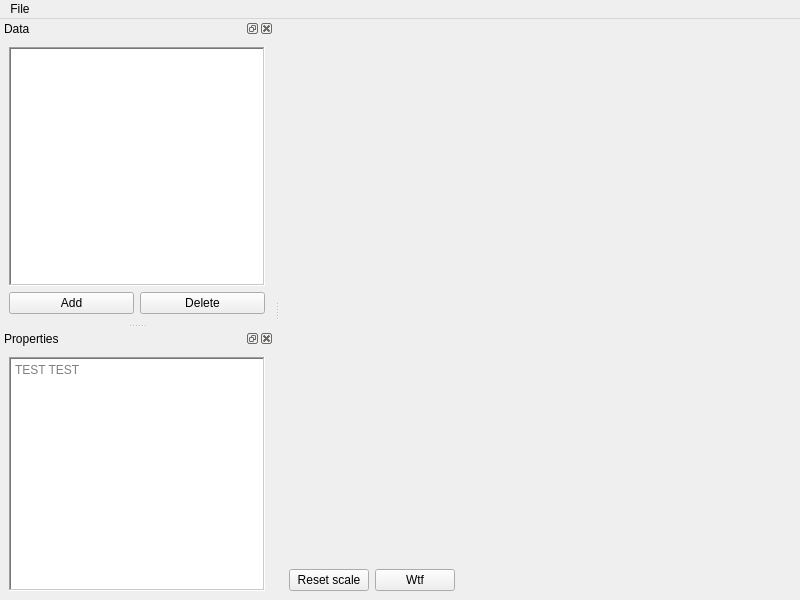
<?xml version="1.0" encoding="UTF-8"?>
<ui version="4.0">
 <class>MainWindow</class>
 <widget class="QMainWindow" name="MainWindow">
  <property name="geometry">
   <rect>
    <x>0</x>
    <y>0</y>
    <width>800</width>
    <height>600</height>
   </rect>
  </property>
  <property name="windowTitle">
   <string>MainWindow</string>
  </property>
  <widget class="QWidget" name="centralwidget">
   <layout class="QVBoxLayout" name="verticalLayout_3">
    <item>
     <widget class="PlotWidget" name="plotWidget" native="true">
      <property name="sizePolicy">
       <sizepolicy hsizetype="Preferred" vsizetype="Expanding">
        <horstretch>0</horstretch>
        <verstretch>0</verstretch>
       </sizepolicy>
      </property>
     </widget>
    </item>
    <item>
     <layout class="QVBoxLayout" name="verticalLayout_2">
      <item>
       <layout class="QHBoxLayout" name="horizontalLayout_2">
        <item>
         <widget class="QPushButton" name="btnPlotControlScaleReset">
          <property name="text">
           <string>Reset scale</string>
          </property>
         </widget>
        </item>
        <item>
         <widget class="QPushButton" name="btnPlotControlWtf">
          <property name="text">
           <string>Wtf</string>
          </property>
         </widget>
        </item>
        <item>
         <spacer name="horizontalSpacer">
          <property name="orientation">
           <enum>Qt::Horizontal</enum>
          </property>
          <property name="sizeHint" stdset="0">
           <size>
            <width>40</width>
            <height>20</height>
           </size>
          </property>
         </spacer>
        </item>
       </layout>
      </item>
     </layout>
    </item>
   </layout>
  </widget>
  <widget class="QMenuBar" name="menubar">
   <property name="geometry">
    <rect>
     <x>0</x>
     <y>0</y>
     <width>800</width>
     <height>26</height>
    </rect>
   </property>
   <widget class="QMenu" name="menuFile">
    <property name="title">
     <string>File</string>
    </property>
    <addaction name="actionNew"/>
    <addaction name="actionOpen"/>
    <addaction name="actionSave"/>
    <addaction name="actionSave_as"/>
    <addaction name="actionExport_plot"/>
   </widget>
   <addaction name="menuFile"/>
  </widget>
  <widget class="QDockWidget" name="dockData">
   <property name="windowTitle">
    <string>Data</string>
   </property>
   <attribute name="dockWidgetArea">
    <number>1</number>
   </attribute>
   <widget class="QWidget" name="dockWidgetContents_2">
    <layout class="QVBoxLayout" name="verticalLayout">
     <item>
      <widget class="QTreeView" name="treeView">
       <property name="frameShape">
        <enum>QFrame::WinPanel</enum>
       </property>
      </widget>
     </item>
     <item>
      <layout class="QHBoxLayout" name="horizontalLayout">
       <item>
        <widget class="QPushButton" name="btnAddPlot">
         <property name="text">
          <string>Add</string>
         </property>
        </widget>
       </item>
       <item>
        <widget class="QPushButton" name="btnDeletePlot">
         <property name="text">
          <string>Delete</string>
         </property>
        </widget>
       </item>
      </layout>
     </item>
    </layout>
   </widget>
  </widget>
  <widget class="QDockWidget" name="dockProperties">
   <property name="windowTitle">
    <string>Properties</string>
   </property>
   <attribute name="dockWidgetArea">
    <number>1</number>
   </attribute>
   <widget class="QWidget" name="dockWidgetContents">
    <layout class="QHBoxLayout" name="horizontalLayout_3">
     <item>
      <widget class="QTextEdit" name="textEdit">
       <property name="frameShape">
        <enum>QFrame::WinPanel</enum>
       </property>
       <property name="placeholderText">
        <string>TEST TEST</string>
       </property>
      </widget>
     </item>
    </layout>
   </widget>
  </widget>
  <action name="actionNew">
   <property name="text">
    <string>New</string>
   </property>
  </action>
  <action name="actionOpen">
   <property name="text">
    <string>Open</string>
   </property>
  </action>
  <action name="actionSave">
   <property name="text">
    <string>Save</string>
   </property>
  </action>
  <action name="actionSave_as">
   <property name="text">
    <string>Save as...</string>
   </property>
  </action>
  <action name="actionExport_plot">
   <property name="text">
    <string>Export plot...</string>
   </property>
  </action>
 </widget>
 <customwidgets>
  <customwidget>
   <class>PlotWidget</class>
   <extends>QWidget</extends>
   <header>pyqtgraph</header>
   <container>1</container>
  </customwidget>
 </customwidgets>
 <resources/>
 <connections/>
</ui>
